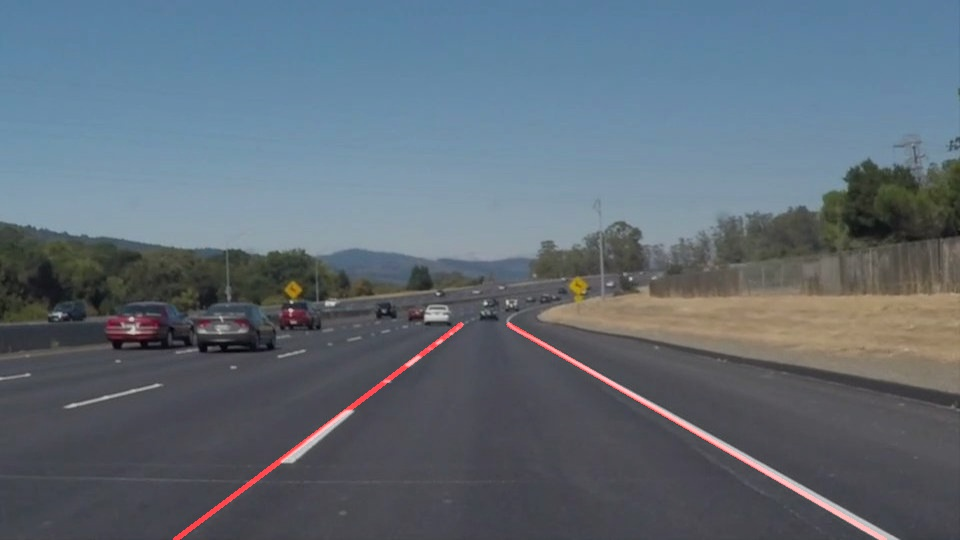
#> input picture test_images/solidWhiteCurve.jpg_final.jpg, 960 x 540 px; its folder holds only this picture in this run
$ jupyter execute --allow-errors P1.ipynb   (shell and % lines are left out)
#> lines starting #> are read from the running program, lines starting #| are printed output that depends on the picture; after the words box and inside, x2 and y2 are one past the last pixel; in counts of white or black regions, pixels touching at a corner belong together
# **Finding Lane Lines on the Road**
***
In this project, you will use the tools you learned about in the lesson to identify lane lines on the road.  You can develop your pipeline on a series of individual images, and later apply the result to a video stream (really just a series of images). Check out the video clip "raw-lines-example.mp4" (also contained in this repository) to see what the output should look like after using the helper functions below.

Once you have a result that looks roughly like "raw-lines-example.mp4", you'll need to get creative and try to average and/or extrapolate the line segments you've detected to map out the full extent of the lane lines.  You can see an example of the result you're going for in the video "P1_example.mp4".  Ultimately, you would like to draw just one line for the left side of the lane, and one for the right.

---
Let's have a look at our first image called 'test_images/solidWhiteRight.jpg'.  Run the 2 cells below (hit Shift-Enter or the "play" button above) to display the image.

**Note** If, at any point, you encounter frozen display windows or other confounding issues, you can always start again with a clean slate by going to the "Kernel" menu above and selecting "Restart & Clear Output".

---

**The tools you have are color selection, region of interest selection, grayscaling, Gaussian smoothing, Canny Edge Detection and Hough Tranform line detection.  You  are also free to explore and try other techniques that were not presented in the lesson.  Your goal is piece together a pipeline to detect the line segments in the image, then average/extrapolate them and draw them onto the image for display (as below).  Once you have a working pipeline, try it out on the video stream below.**

---

<figure>

 <figcaption>
 <p></p>
 <p style="text-align: center;"> Your output should look something like this (above) after detecting line segments using the helper functions below </p>
 </figcaption>
</figure>
 <p></p>
<figure>

 <figcaption>
 <p></p>
 <p style="text-align: center;"> Your goal is to connect/average/extrapolate line segments to get output like this</p>
 </figcaption>
</figure>

[cell 1]
#importing some useful packages
import matplotlib.pyplot as plt
import matplotlib.image as mpimg
import numpy as np
import cv2

#> (a cell that did not finish here is left out)

**Some OpenCV functions (beyond those introduced in the lesson) that might be useful for this project are:**

`cv2.inRange()` for color selection
`cv2.fillPoly()` for regions selection
`cv2.line()` to draw lines on an image given endpoints
`cv2.addWeighted()` to coadd / overlay two images
`cv2.cvtColor()` to grayscale or change color
`cv2.imwrite()` to output images to file
`cv2.bitwise_and()` to apply a mask to an image

**Check out the OpenCV documentation to learn about these and discover even more awesome functionality!**

Below are some helper functions to help get you started. They should look familiar from the lesson!

[cell 3]
import math

##Custom Display Image helper function
# [12 lines left out: function displayImage, not called in this run]
def grayscale(img):
    """Applies the Grayscale transform
    This will return an image with only one color channel
    but NOTE: to see the returned image as grayscale
    you should call plt.imshow(gray, cmap='gray')"""
    return cv2.cvtColor(img, cv2.COLOR_BGR2GRAY)

def canny(img, low_threshold, high_threshold):
    """Applies the Canny transform"""
    return cv2.Canny(img, low_threshold, high_threshold)

def gaussian_blur(img, kernel_size):
    """Applies a Gaussian Noise kernel"""
    return cv2.GaussianBlur(img, (kernel_size, kernel_size), 0)

def region_of_interest(img, vertices):
    """
    Applies an image mask.

    Only keeps the region of the image defined by the polygon
    formed from `vertices`. The rest of the image is set to black.
    """
    #defining a blank mask to start with
    mask = np.zeros_like(img)

    #defining a 3 channel or 1 channel color to fill the mask with depending on the input image
    if len(img.shape) > 2:
        channel_count = img.shape[2]  # i.e. 3 or 4 depending on your image
        ignore_mask_color = (255,) * channel_count
    else:
        ignore_mask_color = 255

    #filling pixels inside the polygon defined by "vertices" with the fill color
    cv2.fillPoly(mask, vertices, ignore_mask_color)

    #returning the image only where mask pixels are nonzero
    masked_image = cv2.bitwise_and(img, mask)
    return masked_image


def draw_lines(img, lines, color=[255, 0, 0], thickness=4):
    """
    NOTE: this is the function you might want to use as a starting point once you want to
    average/extrapolate the line segments you detect to map out the full
    extent of the lane (going from the result shown in raw-lines-example.mp4
    to that shown in P1_example.mp4).

    Think about things like separating line segments by their
    slope ((y2-y1)/(x2-x1)) to decide which segments are part of the left
    line vs. the right line.  Then, you can average the position of each of
    the lines and extrapolate to the top and bottom of the lane.

    This function draws `lines` with `color` and `thickness`.
    Lines are drawn on the image inplace (mutates the image).
    If you want to make the lines semi-transparent, think about combining
    this function with the weighted_img() function below
    """
    leftLinesX = [] #save the max and min x and y min for each line to draw the final lane line
    leftLinesY = [] #Max Y should always be the image max y
    rightLinesX = []
    rightLinesY = []
    #leftLines and #rightLines not guaranteed to always exist
    #gather average slopes for left lines and right lines
    leftSlopes = []
    rightSlopes = []
    color_blue = [255,0,0]

    for line in lines:
        for x1,y1,x2,y2 in line:
            slope = (y2 - y1)/(x2 - x1)
            #cv2.line(img, (x1, y1), (x2, y2), color_blue, thickness) #look at all lines for testing purposes

            if slope <= -0.3: #need to filter out noise from reflections causing lines to appear
                leftLinesX.append(x1)
                leftLinesX.append(x2)
                leftLinesY.append(y1)
                leftLinesY.append(y2)
                leftSlopes.append(slope)
            elif slope > 0.3:
                rightLinesX.append(x1)
                rightLinesX.append(x2)
                rightLinesY.append(y1)
                rightLinesY.append(y2)
                rightSlopes.append(slope)

    minLeftX = min(leftLinesX) if leftLinesX else 0
    maxLeftX = max(leftLinesX) if leftLinesX else int(img.shape[1]/2)
    minLeftY = min(leftLinesY) if leftLinesY else int(img.shape[0]/2)
    maxLeftY = max(leftLinesY) if leftLinesY else img.shape[0]
    minRightX = min(rightLinesX) if rightLinesX else int(img.shape[1] / 2)
    maxRightX = max(rightLinesX) if rightLinesX else img.shape[1]
    minRightY = min(rightLinesY) if rightLinesY else int(img.shape[0] / 2)
    maxRightY = max(rightLinesY) if rightLinesY else img.shape[0]

    #get the slopes from the average of the slopes
    slopeLeft = sum(leftSlopes)/len(leftSlopes) if len(leftSlopes) > 0 else 1 #(maxLeftY - minLeftY) / (minLeftX - maxLeftX) if len(leftLinesX) > 0 else 0
    slopeRight = sum(rightSlopes)/len(rightSlopes) if len(rightSlopes) > 0 else 1 #(minRightY - maxRightY) / (minRightX - maxRightX) if len(rightLinesX) > 0 else 0

    #calc for intercept
    bottomLeft = int(((img.shape[0] - minLeftY) / slopeLeft) + maxLeftX)
    bottomRight = int(((img.shape[0] - minRightY) / slopeRight) + minRightX)

    #draw the left line
    cv2.line(img, (bottomLeft, img.shape[0]), (maxLeftX, minLeftY), color, thickness)
    #draw the right line
    cv2.line(img, (bottomRight, img.shape[0]), (minRightX, minRightY), color, thickness)


def hough_lines(img, rho, theta, threshold, min_line_len, max_line_gap):
    """
    `img` should be the output of a Canny transform.

    Returns an image with hough lines drawn.
    """
    lines = cv2.HoughLinesP(img, rho, theta, threshold, np.array([]), minLineLength=min_line_len, maxLineGap=max_line_gap)
    line_img = np.zeros(img.shape, dtype=np.uint8)
    draw_lines(line_img, lines)
    return line_img

# Python 3 has support for cool math symbols.

def weighted_img(img, initial_img, α=0.8, β=1., λ=0.):
    """
    `img` is the output of the hough_lines(), An image with lines drawn on it.
    Should be a blank image (all black) with lines drawn on it.

    `initial_img` should be the image before any processing.

    The result image is computed as follows:

    initial_img * α + img * β + λ
    NOTE: initial_img and img must be the same shape!
    """
    return cv2.addWeighted(initial_img, α, img, β, λ)

## Test on Images

Now you should build your pipeline to work on the images in the directory "test_images"
**You should make sure your pipeline works well on these images before you try the videos.**

[cell 4]
import os
os.listdir("test_images/")

testImages = os.listdir("test_images")
finalImages = [] #for test purposes only
edgeImages = [] # for test purposes only

def detect_lane_lines(image):
    originalImage = np.copy(image)

    # grayscale the image
    image =  grayscale(image)

    # Define a kernel size and apply Gaussian smoothing
    kernel_size = 5
    blur_grayImage = gaussian_blur(image, kernel_size)

    # Define our parameters for Canny and apply
    low_threshold = 50
    high_threshold = 150
    edges = canny(image, low_threshold, high_threshold)
    edgeImages.append(edges)

    # Next we'll create a masked edges image
    imshape = image.shape
    vertices = np.array([[(0,imshape[0]),(.45 * imshape[1], .6 * imshape[0]), (.55 * imshape[1], .6 * imshape[0] ), (imshape[1],imshape[0])]], dtype=np.int32)
    masked_image = region_of_interest(edges, vertices)

    # Define the Hough transform parameters
    # Make a blank the same size as our image to draw on
    rho = 2 # distance resolution in pixels of the Hough grid
    theta = np.pi/180 # angular resolution in radians of the Hough grid
    threshold = 20    # minimum number of votes (intersections in Hough grid cell)
    min_line_length = .08 * imshape[0] #minimum number of pixels making up a line
    max_line_gap = 15   # maximum gap in pixels between connectable line segments
    #line_image = np.copy(originalImage)*0 # creating a blank to draw lines on

    # Run Hough on edge detected image
    # Output "lines" is an array containing endpoints of detected line segments
    lines = hough_lines(masked_image, rho, theta, threshold, min_line_length, max_line_gap)

    # Create a "color" binary image to combine with line image
    zeros = np.zeros_like(lines)
    color_edges = np.dstack((lines, zeros, zeros))

    # Draw the lines on the edge image
    lines_edges = weighted_img(color_edges, originalImage, α=0.8, β=1., λ=0.)

    #display the final image - for testing puproses only
    #displayImage(lines_edges, False)

    #finalImages.append(lines_edges) #for review of images afterwards - testing only
    return lines_edges

for imageText in testImages:
    #print(imageText)
    #read the image and copy original
    image = mpimg.imread('test_images/' + imageText)
#> image is the input picture: shape (540, 960, 3); mean R, G, B 95.8, 107.6, 118.4
    finalImage = detect_lane_lines(image)
#> in grayscale, `return cv2.cvtColor(img, cv2.COLOR_BGR2GRAY)`:
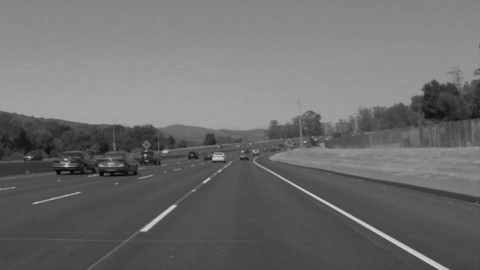
#> returned value: shape (540, 960) (shown at 1/2 size); min 3, max 214, mean 109.4
#> in canny, `return cv2.Canny(img, low_threshold, high_threshold)`:
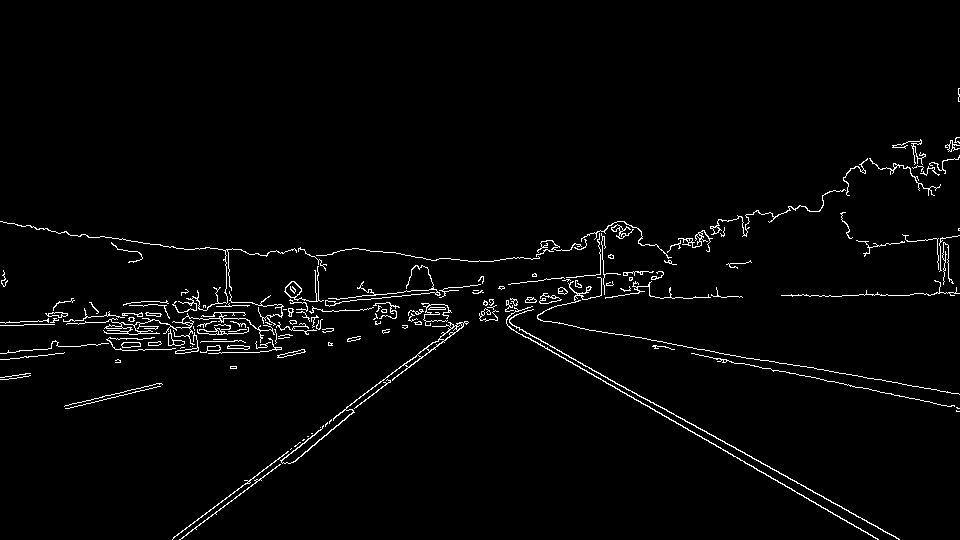
#> returned value: shape (540, 960); 2.3% white in thin lines or dots, all inside (x1, y1, x2, y2) = (0, 88, 960, 540)
#> in region_of_interest, `cv2.fillPoly(mask, vertices, ignore_mask_color)`:
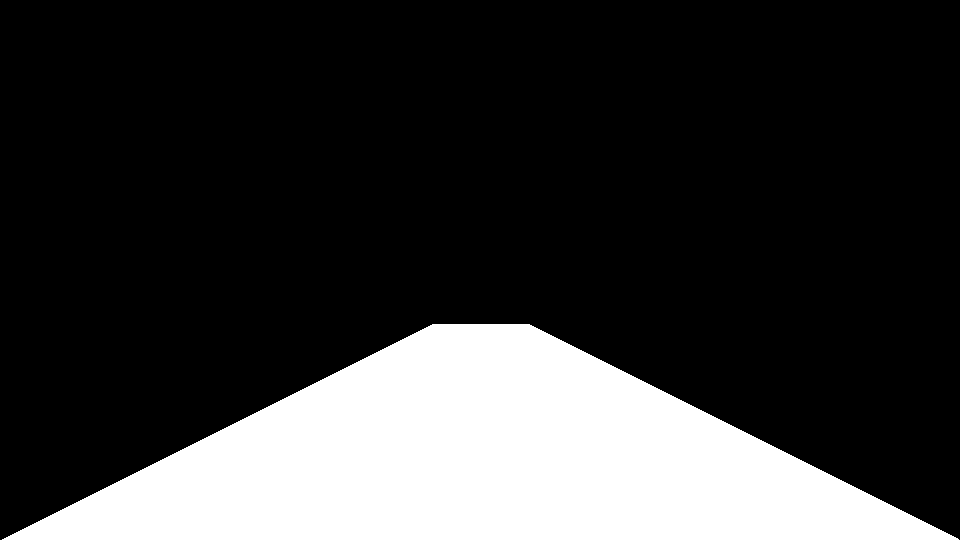
#> mask: shape (540, 960); 22% white; 1 white region, box (x1, y1, x2, y2) and area: (2, 324, 959, 540) 114047
#> in region_of_interest, `masked_image = cv2.bitwise_and(img, mask)`:
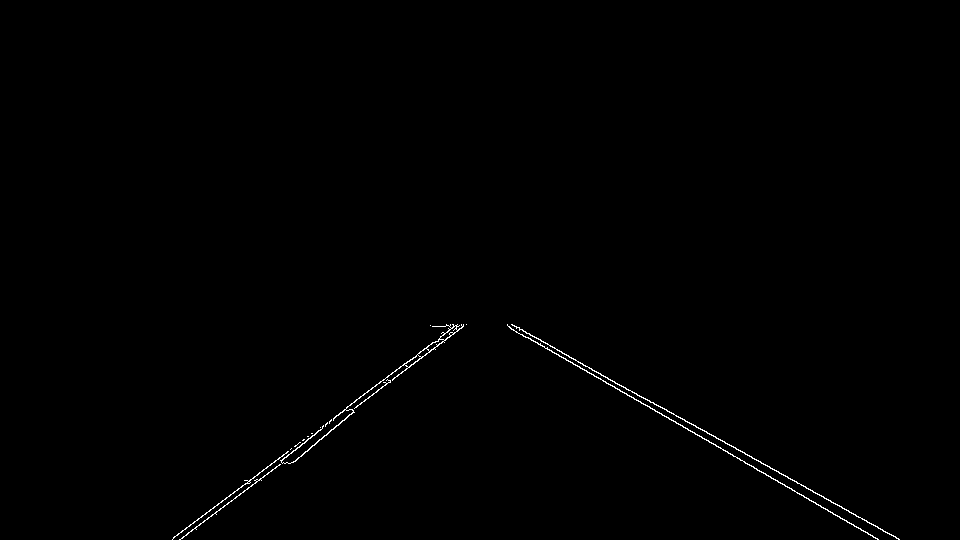
#> masked_image: shape (540, 960); 0.42% white in thin lines or dots, all inside (x1, y1, x2, y2) = (172, 324, 900, 540)
#> in hough_lines, `lines = cv2.HoughLinesP(img, rho, theta, threshold, np.array([]), minL..`: lines = 15 rows, first 6: [507, 325, 878, 539], [511, 324, 899, 539], [172, 539, 457, 324], [179, 539, 281, 462], [389, 382, 461, 324], [311, 446, 354, 412]
#> the loop in draw_lines, `for line in lines:` made 15 passes
#> after the loop in draw_lines, `for line in lines:`: leftLinesX = [172, 457, 179, 281, 389, 461, 311, 354, 293, 346, 182, 283, 413, 463, 353, 457, 173, 311, 280, 333, 405, 453]; leftLinesY = [539, 324, 539, 462, 382, 324, 446, 412, 450, 410, 538, 462, 364, 324, 410, 326, 537, 433, 460, 420, 365, 325]; leftSlopes = [-0.754, -0.755, -0.806, -0.791, -0.755, -0.752, -0.8, -0.808, -0.754, -0.755, -0.833]; rightLinesX = [507, 878, 511, 899, 653, 895, 511, 559]; rightLinesY = [325, 539, 324, 539, 402, 536, 328, 356]; rightSlopes = [0.577, 0.554, 0.554, 0.583]
#> in draw_lines, `minLeftX = min(leftLinesX) if leftLinesX else 0`: minLeftX = 172
#> in draw_lines, `maxLeftX = max(leftLinesX) if leftLinesX else int(img.shape[1]/2)`: maxLeftX = 463
#> in draw_lines, `minLeftY = min(leftLinesY) if leftLinesY else int(img.shape[0]/2)`: minLeftY = 324
#> in draw_lines, `maxLeftY = max(leftLinesY) if leftLinesY else img.shape[0]`: maxLeftY = 539
#> in draw_lines, `minRightX = min(rightLinesX) if rightLinesX else int(img.shape[1] / 2)`: minRightX = 507
#> in draw_lines, `maxRightX = max(rightLinesX) if rightLinesX else img.shape[1]`: maxRightX = 899
#> in draw_lines, `minRightY = min(rightLinesY) if rightLinesY else int(img.shape[0] / 2)`: minRightY = 324
#> in draw_lines, `maxRightY = max(rightLinesY) if rightLinesY else img.shape[0]`: maxRightY = 539
#> in draw_lines, `slopeLeft = sum(leftSlopes)/len(leftSlopes) if len(leftSlopes) > 0 els..`: slopeLeft = -0.778
#> in draw_lines, `slopeRight = sum(rightSlopes)/len(rightSlopes) if len(rightSlopes) > 0..`: slopeRight = 0.567
#> in draw_lines, `bottomLeft = int(((img.shape[0] - minLeftY) / slopeLeft) + maxLeftX)`: bottomLeft = 185
#> in draw_lines, `bottomRight = int(((img.shape[0] - minRightY) / slopeRight) + minRightX)`: bottomRight = 887
#> in draw_lines, `cv2.line(img, (bottomLeft, img.shape[0]), (maxLeftX, minLeftY), color,..`:
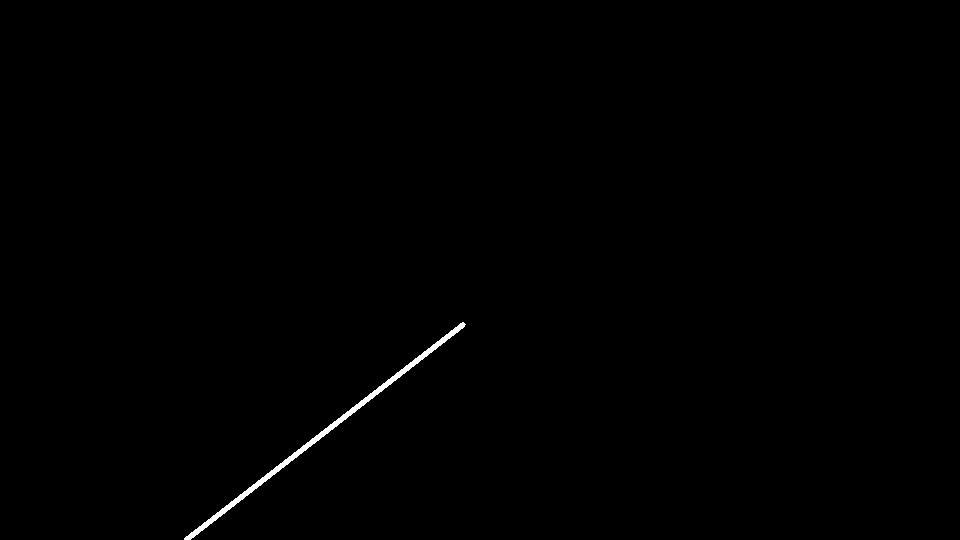
#> img: shape (540, 960); 0.36% white; 1 white region, box (x1, y1, x2, y2) and area: (184, 322, 466, 540) 1859
#> in draw_lines, `cv2.line(img, (bottomRight, img.shape[0]), (minRightX, minRightY), col..`:
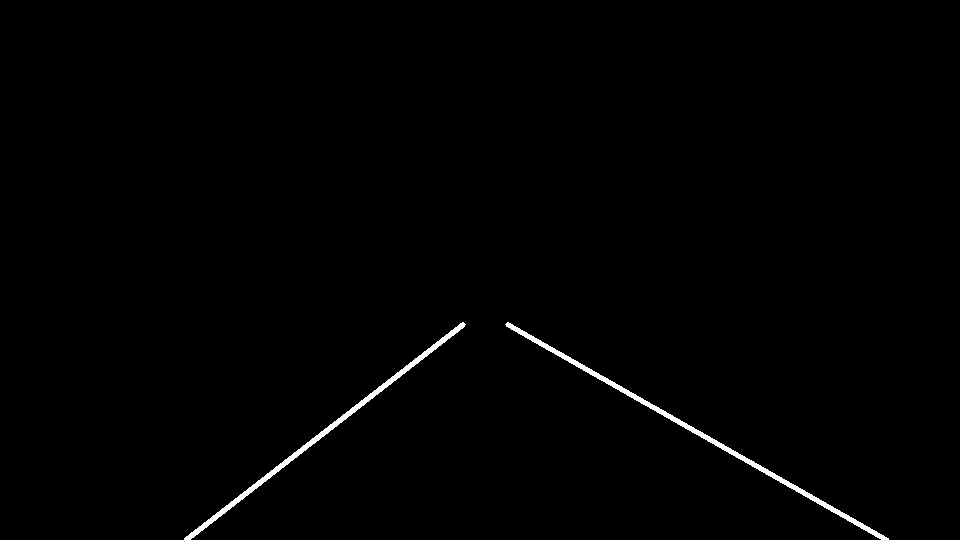
#> img: shape (540, 960); 0.78% white; 2 white regions, box (x1, y1, x2, y2) and area: (505, 322, 889, 540) 2164, (184, 322, 466, 540) 1859
#> in weighted_img, `return cv2.addWeighted(initial_img, α, img, β, λ)`:
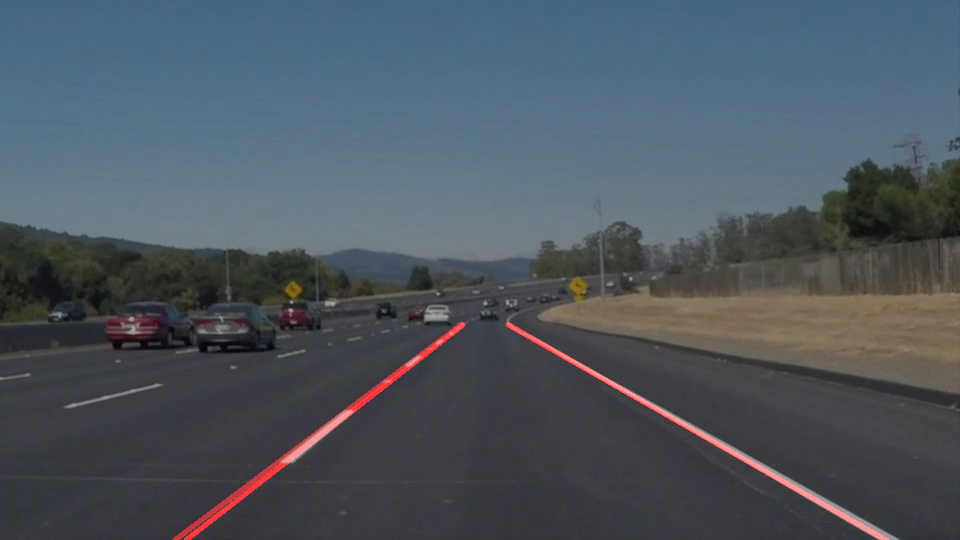
#> returned value: shape (540, 960, 3); mean of channels 0, 1, 2 77.4, 86, 94.8; drawn as R, G, B
    finalImages.append(finalImage)
    #matplotlib.image.imsave(fname, arr, vmin=None, vmax=None, cmap=None, format=None, origin=None, dpi=100)
    mpimg.imsave('test_images/' + imageText + '_final.jpg', finalImage, vmin=None, vmax=None, cmap=None, format=None, origin=None, dpi=100)

#displayImage(finalImages[5], False)
